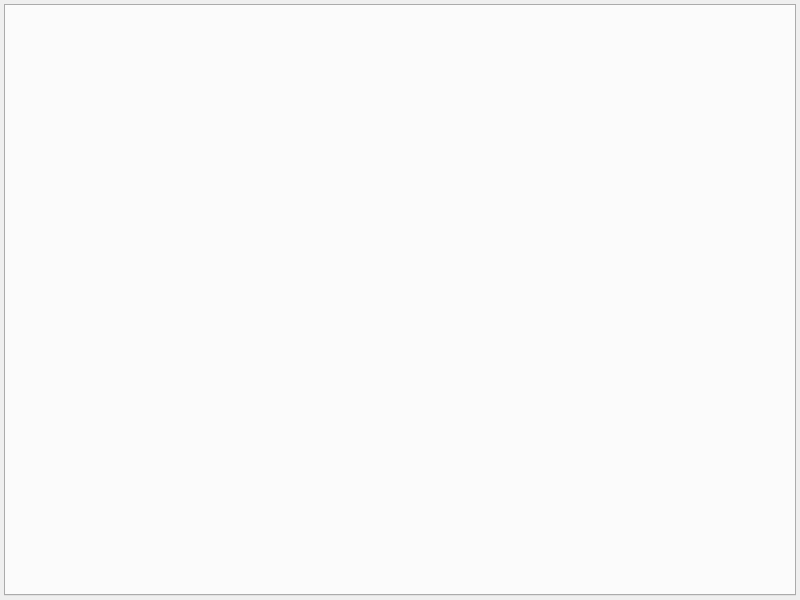
<?xml version="1.0" encoding="UTF-8"?>
<ui version="4.0">
 <class>MainWindow</class>
 <widget class="QMainWindow" name="MainWindow">
  <property name="geometry">
   <rect>
    <x>0</x>
    <y>0</y>
    <width>800</width>
    <height>600</height>
   </rect>
  </property>
  <property name="windowTitle">
   <string>FastTableWidget VS QTableWidget</string>
  </property>
  <widget class="QWidget" name="centralWidget">
   <layout class="QHBoxLayout" name="mainHorizontalLayout">
    <property name="spacing">
     <number>4</number>
    </property>
    <property name="margin">
     <number>4</number>
    </property>
    <item>
     <widget class="QTabWidget" name="mainTabWidget">
      <property name="currentIndex">
       <number>-1</number>
      </property>
     </widget>
    </item>
   </layout>
  </widget>
 </widget>
 <layoutdefault spacing="6" margin="11"/>
 <resources/>
 <connections/>
</ui>
